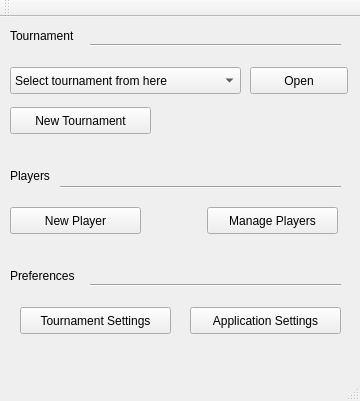
<?xml version="1.0" encoding="UTF-8"?>
<ui version="4.0">
 <class>MainWindow</class>
 <widget class="QMainWindow" name="MainWindow">
  <property name="geometry">
   <rect>
    <x>0</x>
    <y>0</y>
    <width>360</width>
    <height>401</height>
   </rect>
  </property>
  <property name="windowTitle">
   <string>Tourney Keeper</string>
  </property>
  <widget class="QWidget" name="centralWidget">
   <widget class="QComboBox" name="comboboxTourneyPicker">
    <property name="geometry">
     <rect>
      <x>10</x>
      <y>50</y>
      <width>231</width>
      <height>27</height>
     </rect>
    </property>
    <property name="contextMenuPolicy">
     <enum>Qt::DefaultContextMenu</enum>
    </property>
    <property name="editable">
     <bool>false</bool>
    </property>
    <item>
     <property name="text">
      <string>Select tournament from here</string>
     </property>
    </item>
   </widget>
   <widget class="QLabel" name="label">
    <property name="geometry">
     <rect>
      <x>10</x>
      <y>10</y>
      <width>91</width>
      <height>17</height>
     </rect>
    </property>
    <property name="text">
     <string>Tournament</string>
    </property>
   </widget>
   <widget class="Line" name="line">
    <property name="geometry">
     <rect>
      <x>90</x>
      <y>20</y>
      <width>251</width>
      <height>16</height>
     </rect>
    </property>
    <property name="orientation">
     <enum>Qt::Horizontal</enum>
    </property>
   </widget>
   <widget class="QPushButton" name="buttonOpenTourney">
    <property name="geometry">
     <rect>
      <x>250</x>
      <y>50</y>
      <width>98</width>
      <height>27</height>
     </rect>
    </property>
    <property name="text">
     <string>Open</string>
    </property>
   </widget>
   <widget class="QPushButton" name="buttonNewTournament">
    <property name="geometry">
     <rect>
      <x>10</x>
      <y>90</y>
      <width>141</width>
      <height>27</height>
     </rect>
    </property>
    <property name="text">
     <string>New Tournament</string>
    </property>
   </widget>
   <widget class="QLabel" name="playersLabel">
    <property name="geometry">
     <rect>
      <x>10</x>
      <y>150</y>
      <width>66</width>
      <height>17</height>
     </rect>
    </property>
    <property name="text">
     <string>Players</string>
    </property>
   </widget>
   <widget class="QLabel" name="prefrencesLabel">
    <property name="geometry">
     <rect>
      <x>10</x>
      <y>250</y>
      <width>91</width>
      <height>17</height>
     </rect>
    </property>
    <property name="text">
     <string>Preferences</string>
    </property>
   </widget>
   <widget class="Line" name="line_2">
    <property name="geometry">
     <rect>
      <x>60</x>
      <y>160</y>
      <width>281</width>
      <height>21</height>
     </rect>
    </property>
    <property name="orientation">
     <enum>Qt::Horizontal</enum>
    </property>
   </widget>
   <widget class="Line" name="line_3">
    <property name="geometry">
     <rect>
      <x>90</x>
      <y>260</y>
      <width>251</width>
      <height>16</height>
     </rect>
    </property>
    <property name="orientation">
     <enum>Qt::Horizontal</enum>
    </property>
   </widget>
   <widget class="QPushButton" name="buttonNewPlayer">
    <property name="geometry">
     <rect>
      <x>10</x>
      <y>190</y>
      <width>131</width>
      <height>27</height>
     </rect>
    </property>
    <property name="text">
     <string>New Player</string>
    </property>
   </widget>
   <widget class="QPushButton" name="buttonManagePlayers">
    <property name="geometry">
     <rect>
      <x>207</x>
      <y>190</y>
      <width>131</width>
      <height>27</height>
     </rect>
    </property>
    <property name="text">
     <string>Manage Players</string>
    </property>
   </widget>
   <widget class="QPushButton" name="buttonTournamentSettings">
    <property name="geometry">
     <rect>
      <x>20</x>
      <y>290</y>
      <width>151</width>
      <height>27</height>
     </rect>
    </property>
    <property name="text">
     <string>Tournament Settings</string>
    </property>
   </widget>
   <widget class="QPushButton" name="buttonApplicationSettings">
    <property name="geometry">
     <rect>
      <x>190</x>
      <y>290</y>
      <width>151</width>
      <height>27</height>
     </rect>
    </property>
    <property name="text">
     <string>Application Settings</string>
    </property>
   </widget>
  </widget>
  <widget class="QMenuBar" name="menuBar">
   <property name="geometry">
    <rect>
     <x>0</x>
     <y>0</y>
     <width>360</width>
     <height>25</height>
    </rect>
   </property>
  </widget>
  <widget class="QToolBar" name="mainToolBar">
   <attribute name="toolBarArea">
    <enum>TopToolBarArea</enum>
   </attribute>
   <attribute name="toolBarBreak">
    <bool>true</bool>
   </attribute>
  </widget>
  <widget class="QStatusBar" name="statusBar"/>
 </widget>
 <layoutdefault spacing="6" margin="11"/>
 <resources/>
 <connections/>
</ui>
